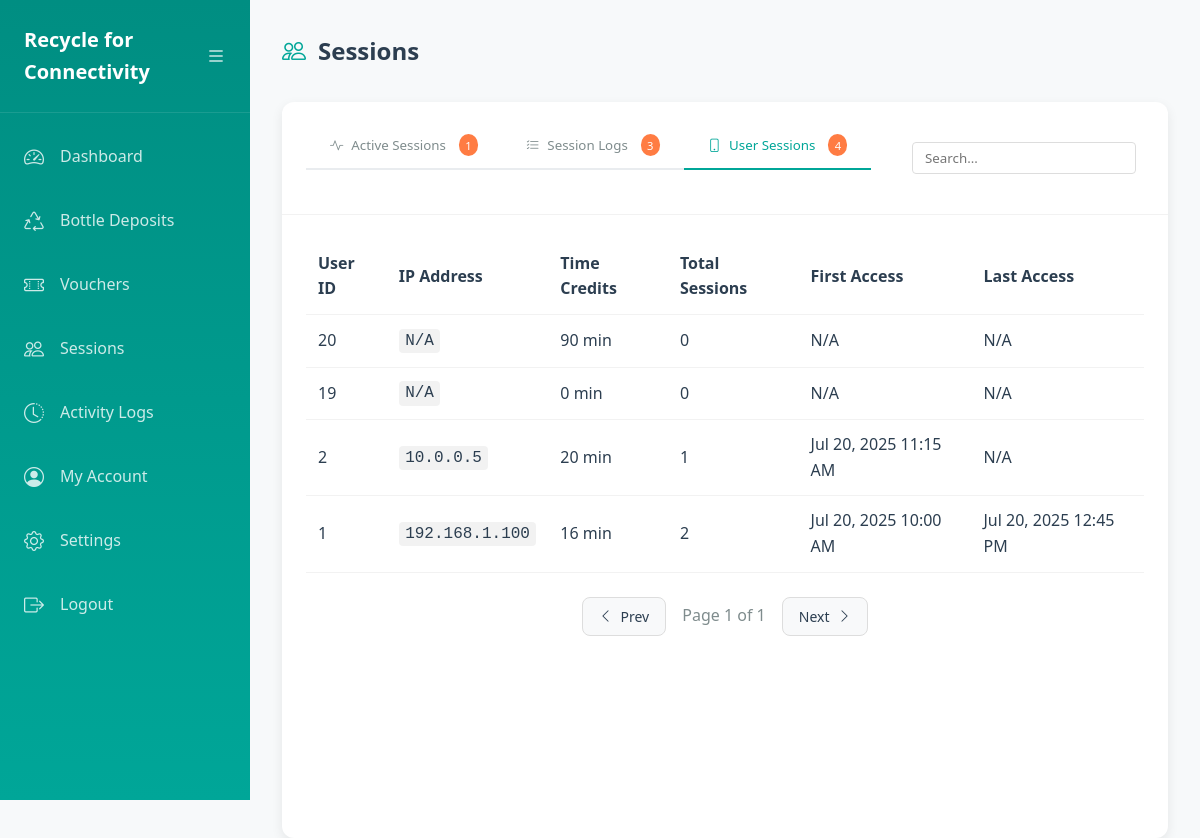
The page /users.php?tab=user-sessions (signed in) on the database its author committed.
### tables this page shows
CREATE TABLE `user` (
  `user_id` int(11) NOT NULL,
  `mac_address` varchar(17) NOT NULL,
  `time_credits` decimal(10,2) DEFAULT 0.00,
  `last_active` timestamp NULL DEFAULT NULL,
  `created_at` timestamp NULL DEFAULT current_timestamp()
);

### users.php (the view, shortened to what this page needs)
<?php
require_once 'config.php';
$active_tab = $_GET['tab'] ?? 'active-sessions';
$page = isset($_GET['page']) ? (int)$_GET['page'] : 1;
$per_page = 15;
$offset = ($page - 1) * $per_page;
$total_records = 0;
$records = [];
switch ($active_tab) {
    case 'user-sessions':
        $stmt = $conn->prepare("SELECT COUNT(*) FROM User");
        $stmt->execute();
        $stmt->bind_result($total_records);
        $stmt = $conn->prepare("
            SELECT u.user_id, us.ip_address, u.time_credits, u.last_active, u.created_at,
                   COUNT(us.session_id) as internet_session_count,
                   MIN(us.start_time) as first_session_access,
                   MAX(us.end_time) as last_session_access
            FROM User u
            LEFT JOIN UserSessions us ON u.user_id = us.user_id
            GROUP BY u.user_id
            ORDER BY u.user_id DESC
            LIMIT ? OFFSET ?
        ");
        $stmt->bind_param("ii", $per_page, $offset);
        $stmt->execute();
        $result = $stmt->get_result();
        $records = $result->fetch_all(MYSQLI_ASSOC);
        break;
}
$total_pages = $per_page > 0 ? ceil($total_records / $per_page) : 1;
?>
<!DOCTYPE html>
<html lang="en">
<head>
    <link rel="stylesheet" href="https://cdn.jsdelivr.net/npm/bootstrap-icons@1.10.0/font/bootstrap-icons.css">
    <link rel="stylesheet" href="/css/styles.css">
</head>
<body class="dashboard-container">
    <div class="sidebar" id="sidebar">
        <div class="sidebar-header">
            <div class="logo">
                <h1><?= SITE_NAME ?></h1>
            </div>
            <button class="sidebar-toggle" id="sidebarToggle">
                <i class="bi bi-list"></i>
            </button>
        </div>
        <nav>
            <ul>
                <li>
                    <a href="dashboard.php">
                        <i class="bi bi-speedometer2"></i>
                        <span>Dashboard</span>
                    </a>
                </li>
                <li>
                    <a href="bottle_deposits.php">
                        <i class="bi bi-recycle"></i>
                        <span>Bottle Deposits</span>
                    </a>
                </li>
                <li>
                    <a href="vouchers.php">
                        <i class="bi bi-ticket-perforated"></i>
                        <span>Vouchers</span>
                    </a>
                </li>
                <li>
                    <a href="users.php">
                        <i class="bi bi-people"></i>
                        <span>Sessions</span>
                    </a>
                </li>
                <li>
                    <a href="activity_logs.php">
                        <i class="bi bi-clock-history"></i>
                        <span>Activity Logs</span>
                    </a>
                </li>
                <li>
                        <a href="profile.php">
                            <i class="bi bi-person-circle"></i>
                            <span>My Account</span>
                        </a>
                    </li>
                    <li>
                        <a href="settings.php">
                            <i class="bi bi-gear"></i>
                            <span>Settings</span>
                        </a>
                    </li>
                <li>
                    <a href="logout.php">
                        <i class="bi bi-box-arrow-right"></i>
                        <span>Logout</span>
                    </a>
                </li>
            </ul>
        </nav>
    </div>
    <div class="main-content">
        <div class="main-header">
            <h2><i class="bi bi-people"></i>Sessions</h2>
        </div>
        <div class="card">
            <div class="card-header">
                <div class="monitoring-tabs">
                    <button class="monitoring-tab <?= $active_tab === 'active-sessions' ? 'active' : '' ?>"
                        onclick="window.location='?tab=active-sessions'">
                        <i class="bi bi-activity"></i> Active Sessions
                        <span class="tab-badge">
                            <?php
                            $stmt = $conn->prepare("SELECT COUNT(*) FROM UserSessions WHERE end_time IS NULL");
                            $stmt->execute();
                            $stmt->bind_result($count);
                            echo htmlspecialchars($count);
                            ?>
                        </span>
                    </button>
                    <button class="monitoring-tab <?= $active_tab === 'session-logs' ? 'active' : '' ?>"
                        onclick="window.location='?tab=session-logs'">
                        <i class="bi bi-list-check"></i> Session Logs
                        <span class="tab-badge">
                            <?php
                            $stmt = $conn->prepare("SELECT COUNT(*) FROM UserSessions");
                            $stmt->execute();
                            $stmt->bind_result($count);
                            echo htmlspecialchars($count);
                            ?>
                        </span>
                    </button>
                    <button class="monitoring-tab <?= $active_tab === 'user-sessions' ? 'active' : '' ?>"
                        onclick="window.location='?tab=user-sessions'">
                        <i class="bi bi-phone"></i> User Sessions
                        <span class="tab-badge">
                            <?php
                            $stmt = $conn->prepare("SELECT COUNT(*) FROM User");
                            $stmt->execute();
                            $stmt->bind_result($count);
                            echo htmlspecialchars($count);
                            ?>
                        </span>
                    </button>
                </div>
                <div class="filter-options">
                    <input type="text" id="searchInput" placeholder="Search..." class="form-control">
                </div>
            </div>
            <div class="card-body">
                <div class="table-responsive">
                    <table class="transaction-logs">
                        <thead>
                            <tr>
                                <?php if ($active_tab === 'user-sessions'): ?>
                                    <th>User ID</th>
                                    <th>IP Address</th>
                                    <th>Time Credits</th>
                                    <th>Total Sessions</th>
                                    <th>First Access</th>
                                    <th>Last Access</th>
                                <?php endif; ?>
                            </tr>
                        </thead>
                        <tbody>
                            <?php if (empty($records)): ?>
                                <tr>
                                    <td colspan="<?= $active_tab === 'user-sessions' ? 6 : ($active_tab === 'session-logs' ? 7 : 6) ?>" class="text-center py-4 text-muted">
                                        <i class="bi bi-info-circle"></i> No records found
                                    </td>
                                </tr>
                            <?php else: ?>
                                <?php foreach ($records as $record): ?>
                                    <tr>
                                        <?php if ($active_tab === 'user-sessions'): ?>
                                            <td><?= htmlspecialchars($record['user_id']) ?></td>
                                            <td><span class="mac-address"><?= htmlspecialchars($record['ip_address'] ?: 'N/A') ?></span></td>
                                            <td><?= number_format($record['time_credits']) . ' min' ?></td>
                                            <td><?= htmlspecialchars($record['internet_session_count']) ?></td>
                                            <td><?= $record['first_session_access'] ? date('M j, Y h:i A', strtotime($record['first_session_access'])) : 'N/A' ?></td>
                                            <td><?= $record['last_session_access'] ? date('M j, Y h:i A', strtotime($record['last_session_access'])) : 'N/A' ?></td>
                                        <?php endif; ?>
                                    </tr>
                                <?php endforeach; ?>
                            <?php endif; ?>
                        </tbody>
                    </table>
                </div>
                <div class="pagination mt-4">
                    <?php if ($page > 1): ?>
                        <a href="?tab=<?= htmlspecialchars($active_tab) ?>&page=<?= $page - 1 ?>" class="btn btn-secondary">
                            <i class="bi bi-chevron-left"></i> Prev
                        </a>
                    <?php else: ?>
                        <button class="btn btn-secondary" disabled>
                            <i class="bi bi-chevron-left"></i> Prev
                        </button>
                    <?php endif; ?>
                    <span class="pagination-info">Page <?= $page ?> of <?= $total_pages ?></span>
                    <?php if ($page < $total_pages): ?>
                        <a href="?tab=<?= htmlspecialchars($active_tab) ?>&page=<?= $page + 1 ?>" class="btn btn-secondary">
                            Next <i class="bi bi-chevron-right"></i>
                        </a>
                    <?php else: ?>
                        <button class="btn btn-secondary" disabled>
                            Next <i class="bi bi-chevron-right"></i>
                        </button>
                    <?php endif; ?>
                </div>
            </div>
        </div>
    </div>
</body>
</html>

### css/styles.css (style rules this page uses)
:root { --primary-color: #2ecc71; --primary-dark: #27ae60; --accent-color: #3498db; --text-color: #2c3e50; --light-text: #7f8c8d; --danger-color: #e74c3c; --success-color: #27ae60; --bg-color: #ecf0f1; --card-bg: #ffffff; --input-bg: #f8f9fa; --shadow: 0 4px 6px rgba(0, 0, 0, 0.1); --transition: all 0.3s ease; }
* { margin: 0; padding: 0; box-sizing: border-box; font-family: 'Poppins', 'Segoe UI', Tahoma, Geneva, Verdana, sans-serif; }
body { color: var(--text-color); line-height: 1.6; font-size: 16px; }
:root { --primary-color: #00a698; --primary-dark: #008e82; --accent-color: #ff7c43; --accent-dark: #e86e3a; --text-color: #2c3e50; --light-text: #7f8c8d; --danger-color: #e74c3c; --success-color: #27ae60; --bg-color: #f7f9fa; --card-bg: #ffffff; --input-bg: #f8f9fa; --shadow: 0 4px 12px rgba(0, 0, 0, 0.08); --transition: all 0.3s ease; }
.dashboard-container { display: flex; min-height: 100vh; background-color: var(--bg-color); }
.sidebar { width: 250px; background: linear-gradient(180deg, var(--primary-dark) 0%, var(--primary-color) 100%); color: #fff; transition: var(--transition); position: fixed; top: 0; left: 0; height: 100vh; z-index: 1000; overflow-y: auto; }
.sidebar-header { display: flex; justify-content: space-between; align-items: center; padding: 1.5rem; border-bottom: 1px solid rgba(255, 255, 255, 0.1); }
.logo h1 { font-size: 1.25rem; font-weight: 700; color: #fff; margin: 0; }
.sidebar-toggle { background: transparent; border: none; color: #fff; cursor: pointer; font-size: 1.25rem; padding: 0; }
.sidebar nav ul { list-style: none; padding: 1rem 0; }
.sidebar nav li { margin-bottom: 0.5rem; }
.sidebar nav a { color: rgba(255, 255, 255, 0.8); text-decoration: none; display: flex; align-items: center; padding: 0.75rem 1.5rem; transition: var(--transition); }
.sidebar nav a i { margin-right: 1rem; font-size: 1.25rem; }
.main-content { flex: 1; padding: 2rem; margin-left: 250px; transition: var(--transition); }
.main-header { display: flex; justify-content: space-between; align-items: center; margin-bottom: 2rem; }
.main-header h2 { font-weight: 600; color: var(--text-color); display: flex; align-items: center; }
.main-header h2 i { margin-right: 0.75rem; color: var(--primary-color); }
.card { background-color: #fff; border-radius: 12px; box-shadow: var(--shadow); height: 100%; overflow: hidden; }
.card-header { padding: 1.25rem 1.5rem; border-bottom: 1px solid rgba(0, 0, 0, 0.05); display: flex; justify-content: space-between; align-items: center; }
.card-body { padding: 1.5rem; }
.table-responsive { overflow-x: auto; }
.btn { display: inline-block; font-weight: 500; text-align: center; white-space: nowrap; vertical-align: middle; user-select: none; border: 1px solid transparent; padding: 0.5rem 1rem; font-size: 0.875rem; line-height: 1.5; border-radius: 4px; transition: var(--transition); cursor: pointer; }
.filter-options { display: flex; align-items: center; }
.filter-options input { padding: 0.375rem 0.75rem; border: 1px solid #ddd; border-radius: 4px; margin-right: 0.5rem; }
.pagination { display: flex; justify-content: center; align-items: center; gap: 1rem; margin-top: 1.5rem; }
.pagination-info { color: var(--light-text); }
.transaction-logs { width: 100%; border-collapse: collapse; }
.transaction-logs th, .transaction-logs td { padding: 0.75rem; text-align: left; border-bottom: 1px solid rgba(0, 0, 0, 0.05); }
.transaction-logs th { font-weight: 600; color: var(--text-color); }
.btn { display: inline-flex; align-items: center; gap: 0.5rem; padding: 0.5rem 1rem; border-radius: 8px; font-weight: 500; cursor: pointer; transition: var(--transition); border: none; }
.btn-secondary { background-color: #f8f9fa; color: var(--text-color); border: 1px solid #ddd; }

### rows shown on the page
user: user_id "20", ip_address "N/A", time_credits "90", internet_session_count "0"
user: user_id "19", ip_address "N/A", time_credits "0", internet_session_count "0"
user: user_id "2", ip_address "10.0.0.5", time_credits "20", internet_session_count "1", first_session_access "Jul 20, 2025 11:15 AM", shows "N/A"
user: user_id "1", ip_address "192.168.1.100", time_credits "16", internet_session_count "2", first_session_access "Jul 20, 2025 10:00 AM", last_session_access "Jul 20, 2025 12:45 PM"

### other values the page prints
SITE_NAME "Recycle for Connectivity"
$count "1"
$count "3"
$count "4"
$page "1"
$total_pages "1"
